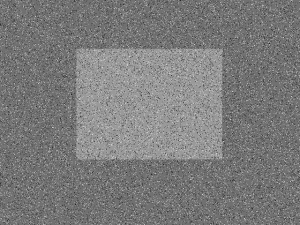
#> input picture noisy.png, 300 x 225 px, found by its file name
$ python 3_3.py
#> lines starting #> are read from the running program, lines starting #| are printed output that depends on the picture; after the words box and inside, x2 and y2 are one past the last pixel; in counts of white or black regions, pixels touching at a corner belong together
import cv2 as cv
import numpy as np
from matplotlib import pyplot as plt

img = cv.imread(r'/Users/hongjin-u/git_project/OpenCV/noisy.png',0)
#> img is the input picture: shape (225, 300); min 35, max 217, mean 122.9

ret1, th1 = cv.threshold(img,127,255,cv.THRESH_BINARY)
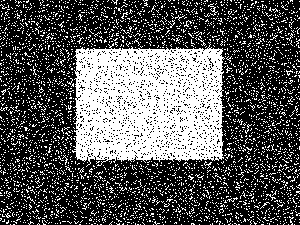
#> th1: shape (225, 300); 34.3% white; 3631 white regions (3628 under 20 px), largest, box (x1, y1, x2, y2) and area: (72, 42, 225, 167) 14628, (208, 3, 218, 16) 34, (204, 161, 212, 169) 20

ret2, th2 = cv.threshold(img,0,255,cv.THRESH_BINARY+cv.THRESH_OTSU)
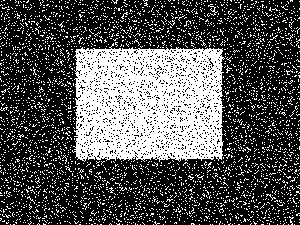
#> th2: shape (225, 300); 32.3% white; 3593 white regions (3591 under 20 px), largest, box (x1, y1, x2, y2) and area: (72, 43, 225, 162) 14204, (208, 4, 218, 16) 32
#> ret2 = 130

blur = cv.GaussianBlur(img,(5,5),0)
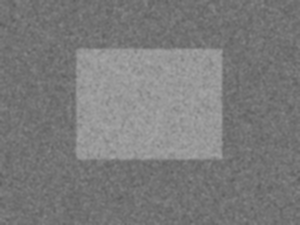
#> blur: shape (225, 300); min 92, max 168, mean 122.9
ret3, th3 = cv.threshold(blur, 0, 255, cv.THRESH_BINARY+cv.THRESH_OTSU)
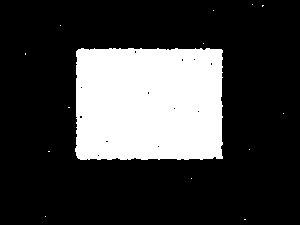
#> th3: shape (225, 300); 23.9% white; 14 white regions (13 under 20 px), largest, box (x1, y1, x2, y2) and area: (75, 48, 223, 160) 16094
#> ret3 = 132

images = [img, 0, th1,
        img,0,th2,
        blur,0,th3]
titles = ['Original Noisy Image', 'Histogram', 'Global Thresholding (v=127)',
            'Original Noisy Image', 'Histogram',"Otsu's Thresholding",
            'Gaussian filtered Image', 'Histogram', "Otsu's Thresholding"]


for i in range(3):
    plt.subplot(3,3,i*3+1),plt.imshow(images[i*3],'gray')
    plt.title(titles[i*3]), plt.xticks([]), plt.yticks([])
    plt.subplot(3,3,i*3+2),plt.hist(images[i*3].ravel(),256)
    plt.title(titles[i*3+1]), plt.xticks([]), plt.yticks([])
    plt.subplot(3,3,i*3+3),plt.imshow(images[i*3+2],'gray')
    plt.title(titles[i*3+2]), plt.xticks([]), plt.yticks([])

plt.show()
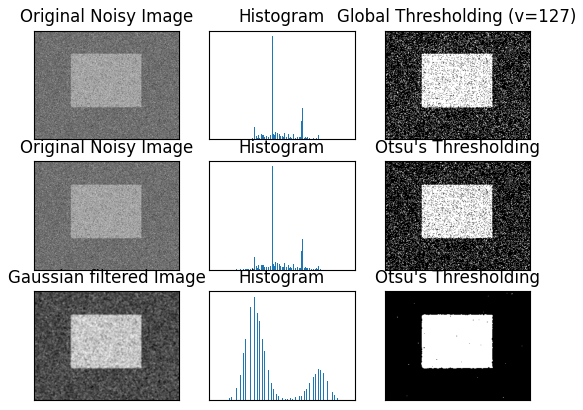
#> figure drawn by matplotlib, 9 panels

$ run again, with sudoku.png copied over noisy.png
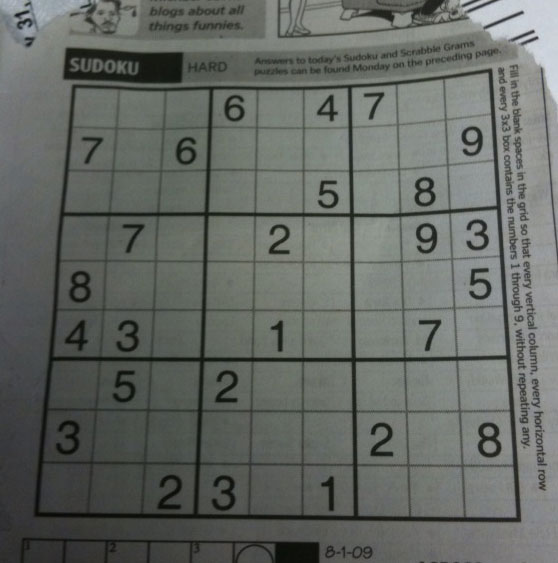
#> input picture sudoku.png, 558 x 563 px, found by its file name
#> `ret1, th1 = cv.threshold(img,127,255,cv.THRESH_BINARY)`:
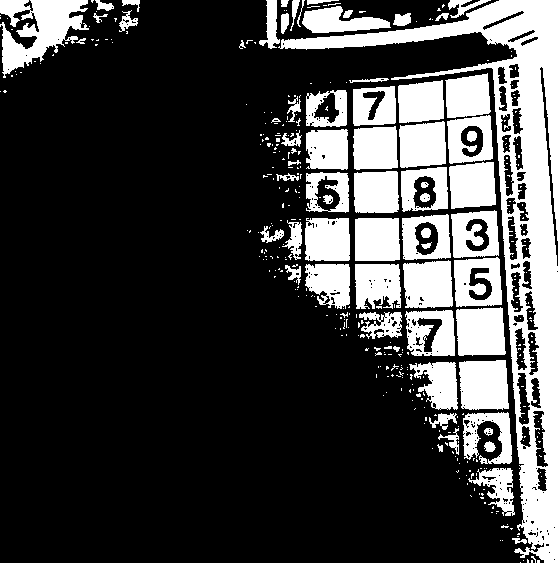
#> th1: shape (563, 558); 25.3% white; 376 white regions (307 under 20 px), largest, box (x1, y1, x2, y2) and area: (278, 0, 558, 563) 25952, (0, 0, 89, 78) 3634, (459, 360, 509, 410) 2273
#> th2: shape (563, 558); 59.4% white; 361 black regions (263 under 20 px), largest, box (x1, y1, x2, y2) and area: (0, 68, 521, 563) 104893, (62, 47, 308, 85) 6753, (278, 0, 468, 38) 1967
#> ret2 = 96
#> `ret3, th3 = cv.threshold(blur, 0, 255, cv.THRESH_BINARY+cv.THRESH_OTSU)`:
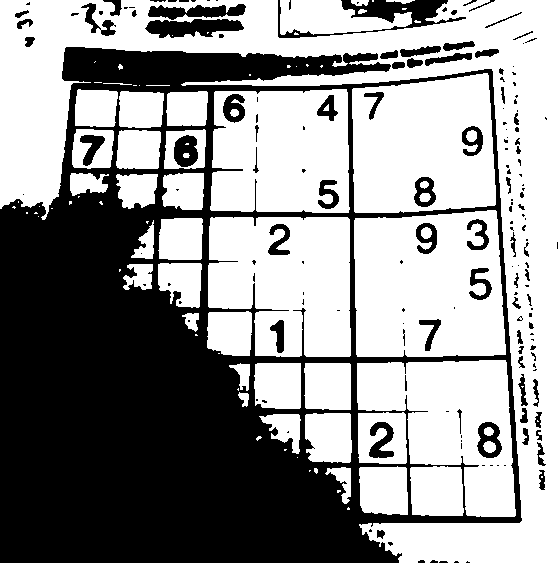
#> th3: shape (563, 558); 58% white; 171 black regions (100 under 20 px), largest, box (x1, y1, x2, y2) and area: (0, 47, 522, 563) 117345, (278, 0, 466, 38) 2024, (145, 19, 244, 38) 1287
#> ret3 = 97

$ run again, with apple.jpg saved as noisy.png
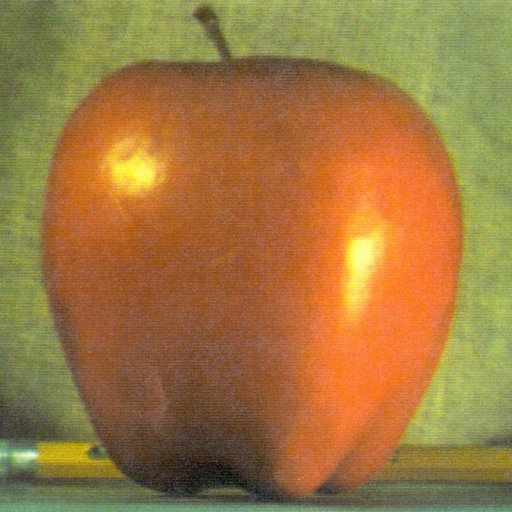
#> input picture apple.jpg, 512 x 512 px, found by its file name
#> `ret1, th1 = cv.threshold(img,127,255,cv.THRESH_BINARY)`:
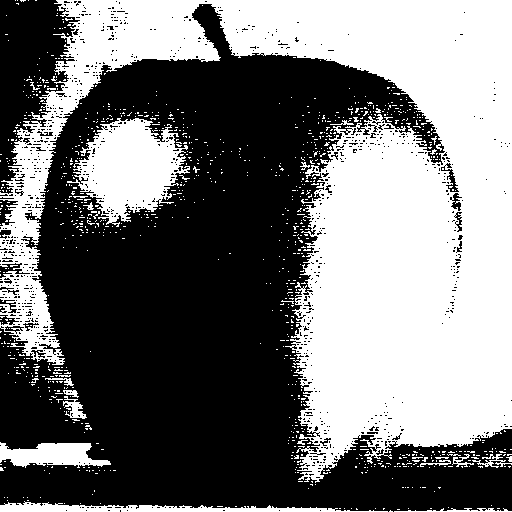
#> th1: shape (512, 512); 46.2% white; 1027 white regions (1007 under 20 px), largest, box (x1, y1, x2, y2) and area: (0, 0, 512, 483) 105623, (67, 118, 190, 227) 7423, (0, 501, 388, 512) 1986
#> th2: shape (512, 512); 48.5% white; 1010 white regions (989 under 20 px), largest, box (x1, y1, x2, y2) and area: (0, 0, 512, 486) 109788, (67, 112, 192, 227) 8467, (0, 500, 512, 512) 2490
#> ret2 = 125
#> `ret3, th3 = cv.threshold(blur, 0, 255, cv.THRESH_BINARY+cv.THRESH_OTSU)`:
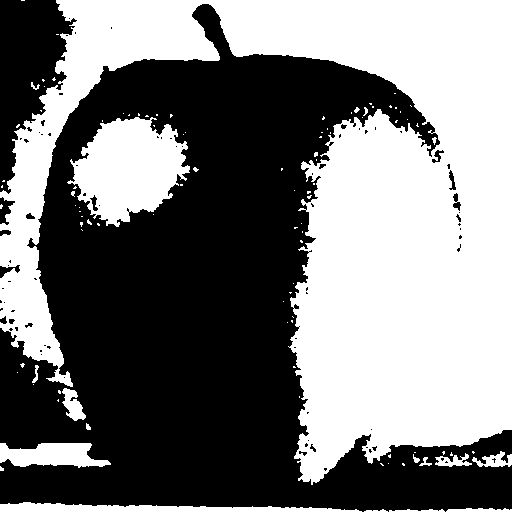
#> th3: shape (512, 512); 48.3% white; 101 white regions (83 under 20 px), largest, box (x1, y1, x2, y2) and area: (0, 0, 512, 485) 111963, (67, 117, 190, 227) 8518, (0, 502, 362, 512) 2133
